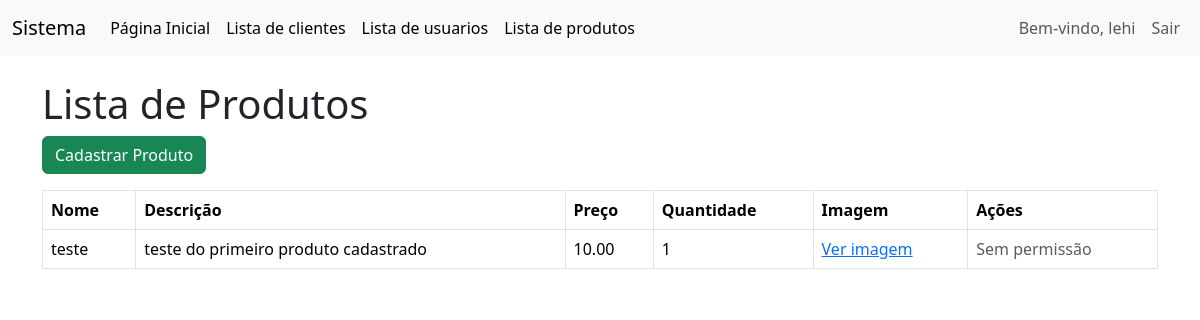
Page /lista_produtos.php (signed in) on the committed database.
### tables this page shows
CREATE TABLE `produtos` (
  `id` int NOT NULL,
  `nome` varchar(100) NOT NULL,
  `descricao` text,
  `preco` decimal(10,2) NOT NULL,
  `quantidade` int NOT NULL,
  `imagem` varchar(255) NOT NULL
);

### lista_produtos.php (the view, shortened to what this page needs)
<?php
include 'conexao.php';
include 'menu.php';
$temAcessoAdmin = $_SESSION['nivel_acesso'] === 'ADMINISTRADOR';
$produtos = $conn->query("SELECT * FROM produtos")->fetchAll(PDO::FETCH_ASSOC);
?>
<!DOCTYPE html>
<html lang="pt-br">
<head>
    <link href="https://cdn.jsdelivr.net/npm/bootstrap@5.3.3/dist/css/bootstrap.min.css" rel="stylesheet">
</head>
<body>
    <div class="container">
        <h1 class="mt-4">Lista de Produtos</h1>
        <a href="cadastro_produto.php" class="btn btn-success mb-3">Cadastrar Produto</a>
        <table class="table table-bordered">
            <thead>
                <tr>
                    <th>Nome</th>
                    <th>Descrição</th>
                    <th>Preço</th>
                    <th>Quantidade</th>
                    <th>Imagem</th>
                    <th>Ações</th>
                </tr>
            </thead>
            <tbody>
                <?php foreach ($produtos as $produto): ?>
                    <tr>
                        <td><?= htmlspecialchars($produto['nome']) ?></td>
                        <td><?= htmlspecialchars($produto['descricao']) ?></td>
                        <td><?= htmlspecialchars($produto['preco']) ?></td>
                        <td><?= htmlspecialchars($produto['quantidade']) ?></td>
                        <td>
                            <?php if (!empty($produto['imagem'])): ?>
                                <a href="uploads/<?= htmlspecialchars($produto['imagem']) ?>" target="_blank">Ver imagem</a>
                            <?php else: ?>
                                <span class="text-muted">Sem imagem disponível</span>
                            <?php endif; ?>
                        </td>
                        <td>
                            <?php if ($temAcessoAdmin): ?>
                                <a href="editar.php?id=<?= $produto['id'] ?>" class="btn btn-warning btn-sm">Editar</a>
                                <a href="excluir.php?id=<?= $produto['id'] ?>" class="btn btn-danger btn-sm" onclick="return confirm('A exclusão é permanente! Tem certeza disso?')">Excluir</a>
                            <?php else: ?>
                                <span class="text-muted">Sem permissão</span>
                            <?php endif; ?>
                        </td>
                    </tr>
                <?php endforeach; ?>
            </tbody>
        </table>
    </div>
</body>
</html>

### rows in the picture
produtos: nome "teste", descricao "teste do primeiro produto cadastrado", preco "10.00", quantidade "1"

### other values in the picture
$_SESSION['nome_usuario'] "lehi"
